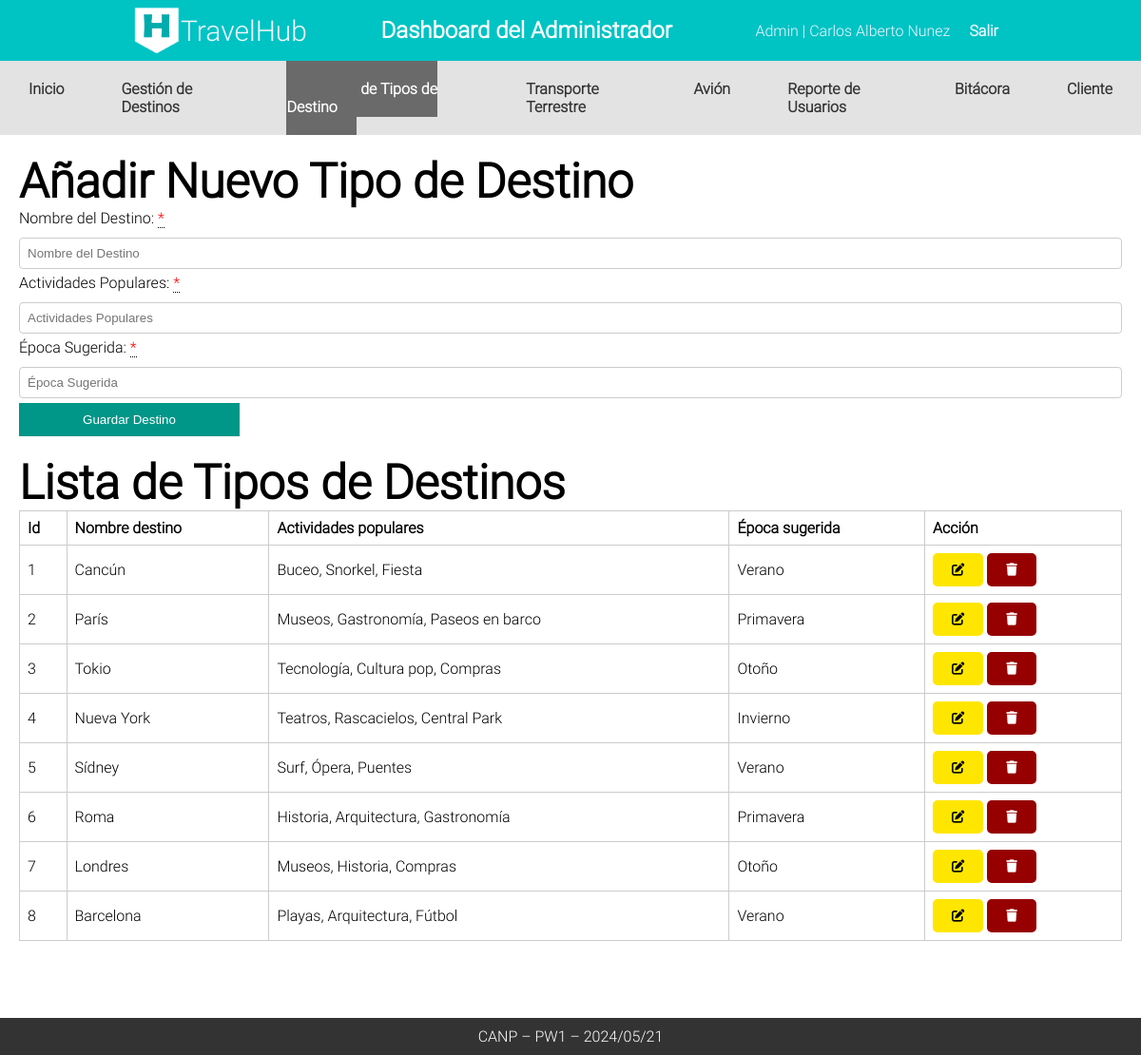
The page /Admin/CANP_TipoDestino (signed in) on the database as committed earlier.
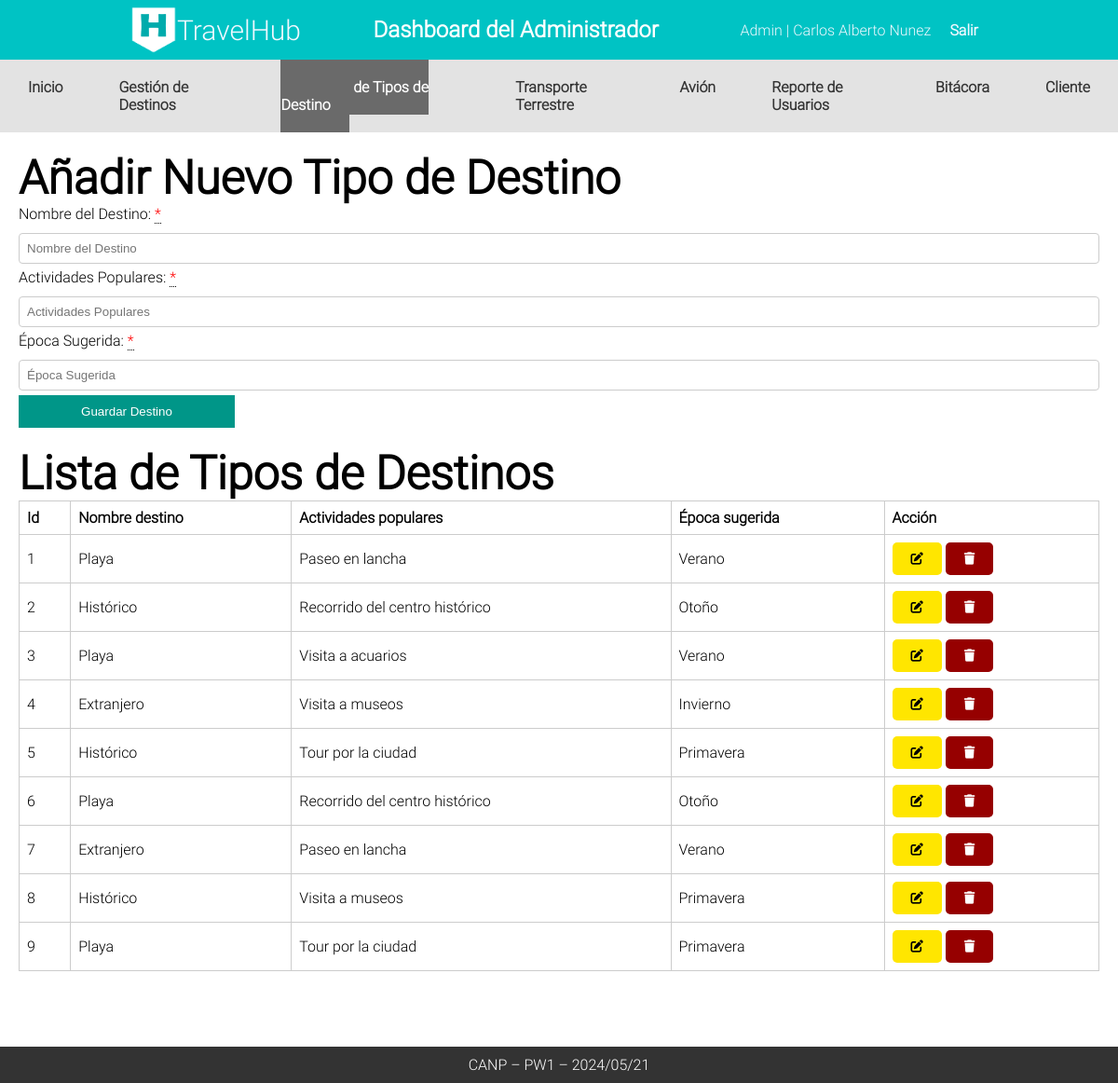
The same page on the database as committed later.
### tables this page shows
CREATE TABLE `tbltipodestino` (
  `id_tipodestino` int(11) NOT NULL,
  `Nombre_destino` varchar(255) NOT NULL,
  `Actividades_populares` varchar(255) NOT NULL,
  `Epoca_sugerida` varchar(255) NOT NULL
);

### Controllers/templateCtr.php (called while the page is built)
<?php
class Template
{
    public static function templateCtr()
    {
        include 'Views/plantilla.php';
    }
}

### index.php (called while the page is built, shortened)
<?php
include_once 'App/funciones.php';
include_once "Controllers/templateCtr.php";
include_once "Controllers/rutaCtr.php";
include_once "Controllers/destinosCtr.php";
include_once "Models/destinosMdl.php";
$template = new Template();
$template->templateCtr();

### Controllers/rutaCtr.php (called while the page is built)
<?php
class Ruta{
    public static function rutaCtr(){
        return "http://localhost/TravelHub/";
    }
}

### App/funciones.php (called while the page is built)
<?php
class Funciones{
static public function estaActivo($ruta) {
    $uri = $_SERVER['REQUEST_URI'];
    if(strpos($uri, $ruta) !== false) {
        return true;
    }
    return false;
}
}

### Models/destinosMdl.php (called while the page is built, shortened)
<?php
class DestinoMdl {
    public static function canp_leer_tipos_destinos_mdl() {
        try {
            $db = Conexion::conectar();
            $sql = "SELECT * FROM tbltipodestino";
            $stmt = $db->prepare($sql);
            $stmt->execute();
            return $stmt->fetchAll();
        } catch (PDOException $e) {
            return "Error al leer datos de tipos de destino: " . $e->getMessage();
        }
    }
}

### Controllers/destinosCtr.php (called while the page is built, shortened)
<?php
class DestinoCtr {
public static function canp_leer_tipos_destinos_ctr() {
    $respuesta = DestinoMdl::canp_leer_tipos_destinos_mdl();
    return $respuesta;
}
}

### Admin/CANP_TipoDestino.php (the view, shortened to what this page needs)
<?php
include 'Components/cabeceraAdmin.php';
include 'Components/navAdmin.php'
?>
    <div class="contenedor">
        <h2>Añadir Nuevo Tipo de Destino</h2>
        <form method="POST" class="formTipoDestino">
            <label for="nombreDestino">Nombre del Destino: <div class="tooltip required"> *<span class="tooltiptext">Campo obligatorio</span></div></label>
            <input type="text" id="nombreDestino" name="nombreDestino" placeholder="Nombre del Destino" >
            <label for="actividadesPopulares">Actividades Populares: <div class="tooltip required"> *<span class="tooltiptext">Campo obligatorio</span></div></label>
            <input type="text" id="actividadesPopulares" name="actividadesPopulares" placeholder="Actividades Populares" >
            <label for="epocaSugerida">Época Sugerida: <div class="tooltip required"> *<span class="tooltiptext">Campo obligatorio</span></div></label>
            <input type="text" id="epocaSugerida" name="epocaSugerida" placeholder="Época Sugerida" >
            <button name="btntTipoDestino" class="btnformulario" type="submit">Guardar Destino</button>
        </form>
        <h2>Lista de Tipos de Destinos</h2>
        <table class="tblTipoDestino">
            <thead>
                <tr>
                    <th>Id</th>
                    <th>Nombre destino</th>
                    <th>Actividades populares</th>
                    <th>Época sugerida</th>
                    <th>Acción</th>
                </tr>
            </thead>
            <tbody>
                    <?php
                        $destinos = DestinoCtr::canp_leer_tipos_destinos_ctr();
                        foreach ($destinos as $key => $destino) {
                           echo '
                           <tr>
                           <td>'.($key+1).'</td>
                           <td>'.$destino["Nombre_destino"].'</td>
                           <td>'.$destino["Actividades_populares"].'</td>
                           <td>'.$destino["Epoca_sugerida"].'</td>
                           <td>
                           <button class="edit editarTipoDestino" editartipoDestino="'.$destino["id_tipodestino"].'"> <i class="fa-solid fa-pen-to-square"></i></button>
                           <button class="delete eliminarTipoDestino" eliminarTipoDestino="'.$destino["id_tipodestino"].'" ><i class="fa-solid fa-trash"></i></button>
                           </td>
                       </tr>
                           ';
                        }
                    ?>
            </tbody>
        </table>
        </div>

### Views/plantilla.php (shortened to what this page needs)
<?php
$rutaLocal = Ruta::rutaCtr();
?>
<!DOCTYPE html>
<html lang="es">
<head>
    <link rel="stylesheet" href="<?php echo $rutaLocal?>Views/css/styles.css">
    <link rel="stylesheet" href="<?php echo $rutaLocal?>Views/css/carrusel.css">
    <link rel="stylesheet" href="<?php echo $rutaLocal?>Views/assets/js/modulos/fontawesome/css/all.min.css">
</head>
<body>
<?php
if(isset($_SESSION['validar']) && $_SESSION['validar'] == true && $_SESSION["rol"] == 1){
    if(isset($_GET["url"])){
        $url = explode("/", $_GET["url"]);
             if($url[0] == "logout"){
                   include "Modules/".$url[0].'.php';
               }else if( $url[1] == "CANP_Admin" || $url[1] == "CANP_Destino" || $url[1] == "CANP_TipoDestino" || $url[1] == "CANP_TransporteTerrestre"
                || $url[1] == "CANP_Avion" || $url[1] == "CANP_ReporteUsuarios" || $url[1] == "CANP_Bitacora" || $url[1] == "CANP_Cliente"){
                include "Admin/".$url[1].'.php';
               }
               else{
                header('Location: '.$rutaLocal.'Admin/CANP_Admin');
               }
       }else{
           include "Admin/CANP_Admin.php";
       }
       include 'Components/footer.php';
}
?>
</body>
</html>

### Components/cabeceraAdmin.php
<header>
       <nav>
           <div class="nav-container">
               <div class="logo-text">
                   <img class="logo" src="<?php echo $rutaLocal?>Views/assets/imagenes/logo.png" alt="">
                   <a href="<?php echo $rutaLocal ?>Admin/CANP_Admin">TravelHub</a>
               </div>
                    <h1> Dashboard del Administrador</h1>
               <ul class="nav-links">
                   <li>Admin | <?php echo $_SESSION["nombre"] ?></li>
                   <li><a href="<?php echo $rutaLocal?>logout">Salir</a></li>
               </ul>
           </div>
       </nav>
   </header>

### Components/navAdmin.php (shortened to what this page needs)
<nav class="menu">
    <ul class="menu-list">
        <li class="<?php echo Funciones::estaActivo('CANP_Admin') ? 'activo' : ''; ?>"><a href="<?php echo $rutaLocal ?>Admin/CANP_Admin">Inicio</a></li>
        <li class="<?php echo Funciones::estaActivo('CANP_Destino') ? 'activo' : ''; ?>"><a href="<?php echo $rutaLocal ?>Admin/CANP_Destino">Gestión de Destinos</a></li>
        <li class="<?php echo Funciones::estaActivo('CANP_TipoDestino') ? 'activo' : ''; ?>"><a href="<?php echo $rutaLocal ?>Admin/CANP_TipoDestino">Gestión de Tipos de Destino</a></li>
        <li class="<?php echo Funciones::estaActivo('CANP_TransporteTerrestre') ? 'activo' : ''; ?>"><a href="<?php echo $rutaLocal ?>Admin/CANP_TransporteTerrestre">Transporte Terrestre</a></li>
        <li class="<?php echo Funciones::estaActivo('CANP_Avion') ? 'activo' : ''; ?>"><a href="<?php echo $rutaLocal ?>Admin/CANP_Avion">Avión</a></li>
        <li class="<?php echo Funciones::estaActivo('CANP_ReporteUsuarios') ? 'activo' : ''; ?>"><a href="<?php echo $rutaLocal ?>Admin/CANP_ReporteUsuarios">Reporte de Usuarios</a></li>
        <li class="<?php echo Funciones::estaActivo('CANP_Bitacora') ? 'activo' : ''; ?>"><a href="<?php echo $rutaLocal ?>Admin/CANP_Bitacora">Bitácora</a></li>
        <li class="<?php echo Funciones::estaActivo('CANP_Cliente') ? 'activo' : ''; ?>"><a href="<?php echo $rutaLocal ?>Admin/CANP_Cliente">Cliente</a></li>
    </ul>
</nav>

### Components/footer.php (shortened to what this page needs)
<footer>
CANP – PW1 – 2024/05/21
</footer>

### Views/css/styles.css (style rules this page uses)
* { margin: 0; padding: 0; box-sizing: border-box; }
body { font-family: Roboto; height: 100vh; }
.contenedor { padding: 20px; }
header { background-color: #00c3c4; color: white; padding: 2px 10%; text-align: center; }
.nav-container { display: flex; justify-content: space-between; align-items: center; padding: 5px 20px; }
.logo-text { display: flex; align-items: center; }
.logo { height: 50px; }
.nav-links { list-style: none; display: flex; margin: 0; padding: 0; }
.nav-links li { padding: 0 10px; color: aliceblue; }
.logo-text a { text-decoration: none; color: aliceblue; font-size: 30px; }
.nav-links a { text-decoration: none; color: aliceblue; }
h2 { font-size: 50px; }
footer { background-color: #333333; color: white; text-align: center; padding: 10px 0; position: fixed; bottom: 0; width: 100%; display: flex; justify-content: space-around; align-items: center; }
.logo { width: 50px; }
a { color: #fff; }
nav.menu { background: #e3e3e3; position: relative; }
nav.menu ul { font-display: flex; justify-content: center; }
.menu-list { list-style: none; padding: 0; margin: 0; display: flex; }
.menu-list li { margin: 0 10px; }
nav.menu ul li { padding: 20px; }
nav ul { list-style: none; padding: 0; display: flex; justify-content: left; }
nav ul li a { color: #333; text-decoration: none; font-weight: bold; }
form { margin-bottom: 20px; }
input[type="text"], input[type="date"], select { margin: 5px 0; padding: 8px; width: calc(100% - 18px); }
.edit { padding: 10px 20px; background-color: #ffe600; color: black; border: none; cursor: pointer; border-radius: 5px; }
.delete { padding: 10px 20px; background-color: #960000; color: white; border: none; cursor: pointer; border-radius: 5px; }
button.btnformulario { padding: 10px 20px; background-color: #009688; color: white; border: none; cursor: pointer; width: 20%; }
table { width: 100%; margin-bottom: 100px; border-collapse: collapse; }
th, td { border: 1px solid #ccc; padding: 8px; text-align: left; }
.menu li.activo a { font-weight: bold; background: #6a6a6a; color: #fff; padding: 20px; }
label { display: block; margin-bottom: 5px; }
input[type="text"], input[type="email"], input[type="password"] { width: 100%; padding: 8px; border: 1px solid #ccc; border-radius: 4px; }
.btnformulario { align-self: flex-start; }
.required { color: red; }
.tooltip { position: relative; display: inline-block; border-bottom: 1px dotted black; }

Rows that differ between the two databases and show on the page:
removed tbltipodestino: Nombre_destino "París", Actividades_populares "Museos, Gastronomía, Paseos en barco", Epoca_sugerida "Primavera"
changed tbltipodestino (number 1 of 9 on the later page): Nombre_destino "Cancún" → "Playa"; Actividades_populares "Buceo, Snorkel, Fiesta" → "Paseo en lancha"
changed tbltipodestino (number 2 of 9 on the later page): Nombre_destino "Tokio" → "Histórico"; Actividades_populares "Tecnología, Cultura pop, Compras" → "Recorrido del centro histórico"
changed tbltipodestino: Nombre_destino "Nueva York" → "Playa"; Actividades_populares "Teatros, Rascacielos, Central Park" → "Visita a acuarios"; Epoca_sugerida "Invierno" → "Verano"
changed tbltipodestino: Nombre_destino "Sídney" → "Extranjero"; Actividades_populares "Surf, Ópera, Puentes" → "Visita a museos"; Epoca_sugerida "Verano" → "Invierno"
changed tbltipodestino (number 5 of 9 on the later page): Nombre_destino "Roma" → "Histórico"; Actividades_populares "Historia, Arquitectura, Gastronomía" → "Tour por la ciudad"
changed tbltipodestino (number 6 of 9 on the later page): Nombre_destino "Londres" → "Playa"; Actividades_populares "Museos, Historia, Compras" → "Recorrido del centro histórico"
changed tbltipodestino (number 7 of 9 on the later page): Nombre_destino "Barcelona" → "Extranjero"; Actividades_populares "Playas, Arquitectura, Fútbol" → "Paseo en lancha"
added tbltipodestino: Nombre_destino "Histórico", Actividades_populares "Visita a museos", Epoca_sugerida "Primavera"
added tbltipodestino: Nombre_destino "Playa", Actividades_populares "Tour por la ciudad", Epoca_sugerida "Primavera"
